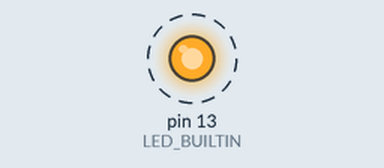
Recording of a sketch running on a simulated Arduino Uno, built with avr-gcc and run on an emulated ATmega328P. On the bench: output pins drawn as LEDs (lit = HIGH). Dashed ring = blinking. What the sketch prints to the serial monitor is not drawn.

Above: at 0.5 s.
Timing chart, 0 to 4.6 s (numbered marks = the images above):
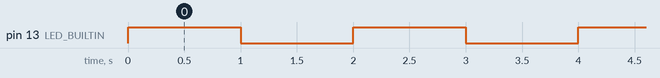

The sketch:

Blink.ino
```cpp
unsigned int test1 = 0;

void setup() {
Serial.begin(9600);
pinMode(LED_BUILTIN, OUTPUT);

}

void loop() {
  test1++;
  Serial.println(test1);
  digitalWrite(LED_BUILTIN, HIGH);
  delay(1000);
  digitalWrite(LED_BUILTIN, LOW);
  delay(1000);
}
```

Measured:
- by itself, pin 13 (LED_BUILTIN): alternates HIGH for 1.0 s and LOW for 1.0 s
